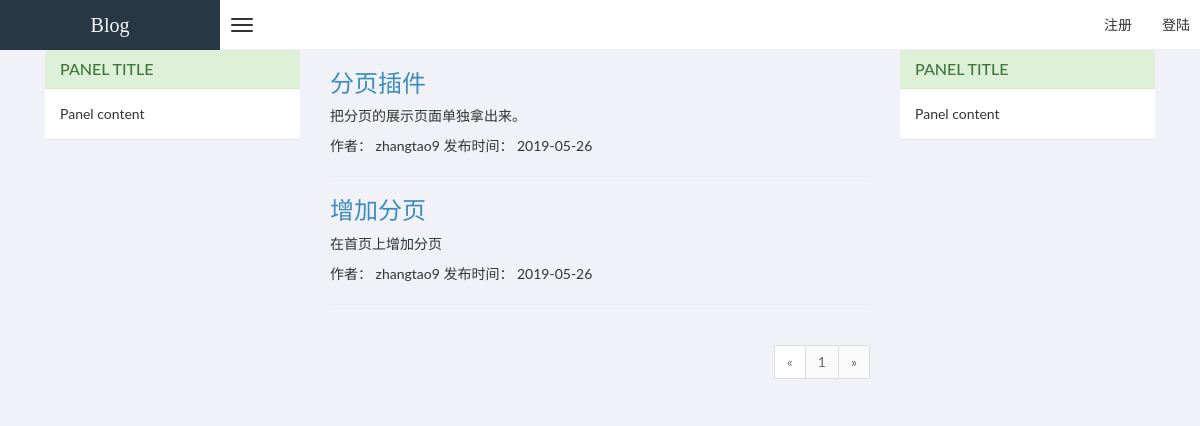
The page / on the database its author committed.
### post/models.py (models this page shows, shortened)
class Post(models.Model):
    STATUS_CHOICES = (('draft', '草稿'), ('published', '已发布'))
    title = models.CharField(max_length=250)
    author = models.ForeignKey(User, on_delete=models.CASCADE, related_name='blog_posts')
    body = models.TextField()
    publish = models.DateTimeField(default=timezone.now)
    created = models.DateTimeField(auto_now_add=True)
    updated = models.DateTimeField(auto_now=True)
    status = models.CharField(max_length=10, choices=STATUS_CHOICES, default='draft')
    published = PublishedManager()
    objects = models.Manager()
    class Meta:
        ordering = ('-publish',)

### account/models.py (models this page shows)
class User(AbstractUser):
    GENDER_CHOICES = (
        (1, '男'),
        (2, '女'),
    )
    nickname = models.CharField(blank=True, null=True, max_length=20)
    avatar = models.ImageField(upload_to='avatar')
    mobile = models.CharField(blank=True, null=True, max_length=13)
    gender = models.IntegerField(choices=GENDER_CHOICES,blank=True, null=True)

### post/views.py (the view)
# urls.py: url(r'^$', views.index, name='index'),
def index(request):
    post_list = models.Post.published.all()
    paginator = Paginator(post_list, 2)
    page = request.GET.get("page")
    posts = paginator.get_page(page)
    return render(request, 'post/index.html', {'posts': posts})

### post/models.py (called while the page is built)
    def get_queryset(self):
        return super(PublishedManager, self).get_queryset().filter(status='published')

### templates/post/index.html (shortened to what this page needs)
{% extends 'base/base_header.html'%}
{% block content %}
<div class="container">
    <div class="col-md-3">
        <div class="panel panel-success">
            <div class="panel-heading">
                <h3 class="panel-title">Panel title</h3>
            </div>
            <div class="panel-body">
                Panel content
            </div>
        </div>
    </div>
    <div class="col-md-6">
        {% for post in posts%}
        <h3><a href="">{{ post.title }}</a></h3>
        <p>{{ post.body|truncatewords:30|linebreaks }}</p>
        <p>作者： {{ post.author }} 发布时间： {{ post.publish | date:"Y-m-d" }} </p>
        <hr>
        {% endfor %}
        {% include 'base/pager.html' with page=posts%}
    </div>
    <div class="col-md-3">
        <div class="panel panel-success">
            <div class="panel-heading">
                <h3 class="panel-title">Panel title</h3>
            </div>
            <div class="panel-body">
                Panel content
            </div>
        </div>
    </div>
</div>
{% endblock %}

### rows shown on the page
Post: title "分页插件", body "把分页的展示页面单独拿出来。", author "zhangtao9", publish "2019-05-26"
Post: title "增加分页", body "在首页上增加分页", author "zhangtao9", publish "2019-05-26"

### other values the page prints
{{ page.number }} "1"
